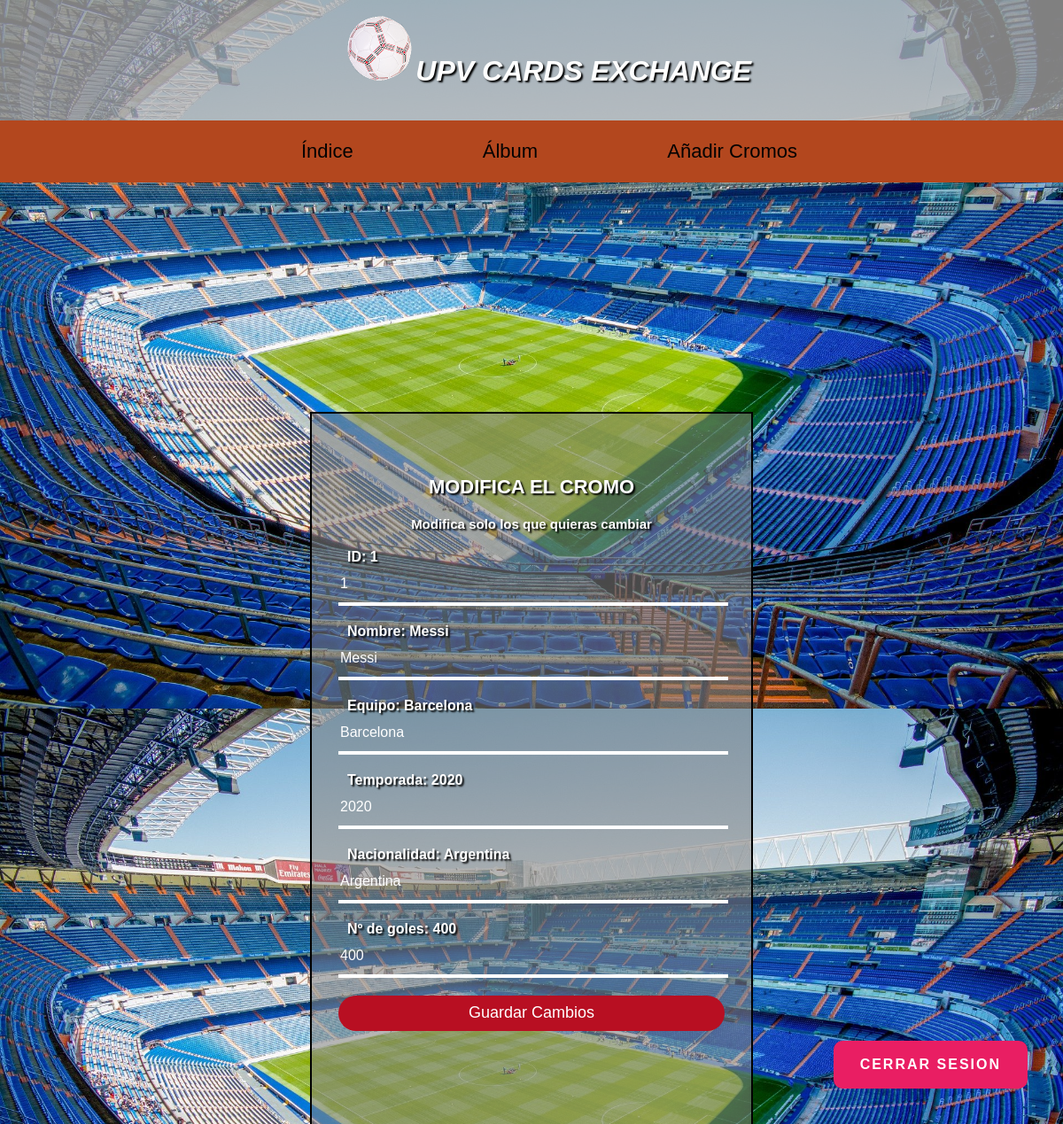
Screenshot of /app/editarCromo.php?id=1 (signed in) with the database file from the repository.
### tables this page shows
CREATE TABLE `cromo` (
  `ID` int(11) NOT NULL,
  `NOMBRE` varchar(20) DEFAULT NULL,
  `EQUIPO` varchar(20) DEFAULT NULL,
  `ANNO` int(11) DEFAULT NULL,
  `NACIONALIDAD` varchar(20) DEFAULT NULL,
  `GOLES` int(11) DEFAULT NULL,
  `NICK_USUARIO` varchar(20) DEFAULT NULL
);

### app/editarCromo.php (the view, shortened to what this page needs)
<?php
include("conexion.php");
if(isset($_GET["id"]))
{
    $nombre = "";
    $equipo ="";
    $temporada = "";
    $nacionalidad = "";
    $goles = "";
    $id = $_GET["id"];
    $consulta = "SELECT * FROM cromo WHERE ID = '$id'";
    $fin = mysqli_query($conexion, $consulta);
    if($fin)
    {
        $lista = mysqli_fetch_array($fin);
        $nombre = $lista["NOMBRE"];
        $equipo = $lista["EQUIPO"];
        $temporada = $lista["ANNO"];
        $nacionalidad = $lista["NACIONALIDAD"];
        $goles = $lista["GOLES"];
    }
    else
    {
        echo "No se ha podido editar";
    }
}
?>
<!DOCTYPE html>
<html lang="es">
<head>
  <link rel="stylesheet" href="registro.css">
</head>
<body>
    <header class="cabecera">
    <ul>
            <li>
                <div class="imagen_logo">
                    <img src="Proyecto_images/laliga.png">
                </div>
            </li>
            <li>
                <div class= "TituloPrincipal">
                    <em><h1>UPV CARDS EXCHANGE</h1></em>
                </div>
            </li>
        </ul>
    </header>
    <nav class="menu">
    <ul>
      <?php
      echo '
      <li>
      <a href="index.php">Índice</a>
      </li>';
      echo '
      <li>
      <a href="album.php">Álbum</a>
      </li>';
      echo '
      <li>
      <a href="anadirCromos.php">Añadir Cromos</a>
      </li>';
      ?>
    </ul>
    </nav>
  <div class="container">
    <div class="login-box" style= height:820px>
      <h1>MODIFICA EL CROMO</h1>
      <h4>Modifica solo los que quieras cambiar</h4>
      <form method = "post" id = "formulario">
        <label for="id">ID:
            <?php
                echo $id;
            ?>
        </label>
        <input type="bien" placeholder="Introduzca ID" name = "id" maxlength="9" value= <?php echo $id; ?> required>
        <label for="nombre">Nombre:
            <?php
                echo $nombre;
            ?>
        </label>
        <input type="bien" name = "nombre" placeholder="Introduzca el nombre del jugador *" maxlength="20" value= <?php echo $nombre; ?>>
        <label for="equipo">Equipo:
            <?php
                echo $equipo;
            ?>
        </label>
        <input type="bien" name = "equipo" placeholder="Introduzca su equipo *" maxlength="20" value= <?php echo $equipo; ?> required>
        <label for="temporada">Temporada:
            <?php
                echo $temporada;
            ?>
        </label>
        <input type="bien" name = "temporada" placeholder="Introduzca la temporada del cromo *" value= <?php echo $temporada; ?> maxlength="4" pattern = "([0-9][ -]*){4}" required >
        <label for="nacionalidad">Nacionalidad:
            <?php
                echo $nacionalidad;
            ?>
        </label>
        <input type="bien" name="nacionalidad" placeholder="Introduzca su nacionalidad *" maxlength="20" value= <?php echo $nacionalidad; ?> required>
        <label for="goles">Nº de goles:
            <?php
                echo $goles;
            ?>
        </label>
        <input type="bien" name = "goles" placeholder="Introduzca numero de goles del cromo *" maxlength="11" value= <?php echo $goles; ?> pattern = "([0-9][ -]*){1}{2}{3}{4}" required>
        <input type="submit" name="boton_editar" value="Guardar Cambios">
      </form>
    </div>
          <a href="logout.php" class="btn-flotante">Cerrar Sesion</a>
  </div>
</body>
</html>

### app/registro.css (style rules this page uses)
* { font-family:'Verdana', 'Arial Narrow', Arial, sans-serif; }
body { margin: 0; padding: 0; height: 100vh; background-image: url("Proyecto_images/estadio.jpg"); background-size: cover; }
.cabecera { background: rgba(177, 177, 177, 0.726); color: white; margin-top: 0px; text-align: center; text-shadow: 2px 2px 2px #000000; }
.cabecera ul { display: inline-block; }
.cabecera ul li { display: inline-block; }
.login-box { margin-top: 20%; margin-bottom: 10px; height: 920px; width: 500px; background: #8383838f; color: #fff; top: 50%; left: 50%; position: absolute; transform: translate(-50%, -50%); box-sizing: border-box; padding: 70px 30px; display: inline; border-width: 2px; border-style: solid; border-color: black; }
.login-box h1 { margin: 0; padding: 0 0 20px; text-align: center; font-size: 22px; text-shadow: 2px 2px 2px #000000; }
.login-box h4 { margin: 0; padding: 0 0 20px; text-align: center; font-size: 15px; text-shadow: 2px 2px 2px #000000; }
.login-box label { margin: 0; padding: 10px; font-weight: bold; text-shadow: 2px 2px 2px #000000; }
.login-box input { width: 100%; margin-bottom: 20px; border: none; border-bottom: 4px solid #fff; background: transparent; height: 40px; color: #fff; font-size: 16px; }
.login-box input[type="submit"] { border: none; height: 40px; background: #b80f22; color: #fff; font-size: 18px; border-radius: 20px; }
.btn-flotante { text-decoration: none; font-size: 16px; text-transform: uppercase; font-weight: bold; color: #ffffff; border-radius: 10px; letter-spacing:2px; background-color: #E91E63; padding: 18px 30px; position: fixed; bottom: 40px; right: 40px; transition: all 300ms ease 0ms; }
.menu { background: #B3471E; text-align: center; font-size: 22px; }
.menu ul { display: inline-block; }
.menu ul li { display: inline-block; }
.menu ul li a { text-decoration: none; color: rgb(2, 2, 2); padding: 70px ; }
::placeholder { color:white; }

### rows the page displays
cromo: NOMBRE "Messi", nombre "Messi", EQUIPO "Barcelona", equipo "Barcelona", ANNO "2020", temporada "2020", NACIONALIDAD "Argentina", nacionalidad "Argentina", GOLES "400", goles "400"

### other values shown
$id "1"
